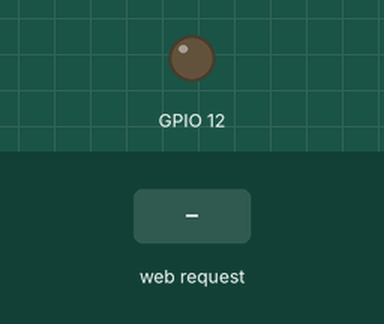
This sketch was run on a simulated ESP8266 (NodeMCU). Shown: output pins drawn as LEDs (lit = HIGH). Inputs (shaded band) come from the test bench. WiFi joins after 1.5 s; servers stay silent unless stated; a WiFi scan finds three made-up networks; what the sketch prints to the serial monitor is not drawn.

Above: at 2.8 s.
2.9 s: HTTP request GET /gpio/1 received
At 3.9 s:
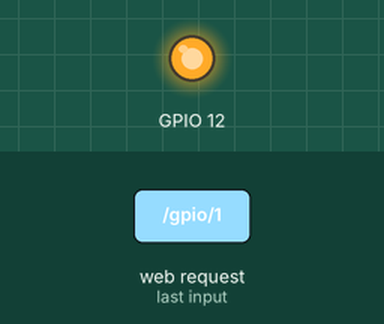
5.9 s: HTTP request GET /gpio/0 received
At 8.1 s:
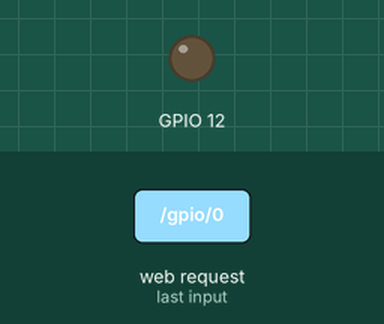
Timing chart, 0 to 9.6 s (numbered marks = the images above; inputs shaded):
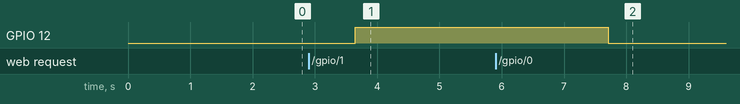

The sketch:

test_9_Nodemcu_wifi_Scan_server.ino
```cpp
#include <ESP8266WiFi.h>

const char* ssid = "lucky_home";
const char* password = "laxmish53";

// Create an instance of the server
// specify the port to listen on as an argument
WiFiServer server(80);

void setup() {
  Serial.begin(115200);
  delay(10);

  // prepare GPIO2
  pinMode(12, OUTPUT);
  digitalWrite(12, 0);
   // Set WiFi to station mode and disconnect from an AP if it was previously connected
  WiFi.mode(WIFI_STA);
  WiFi.disconnect();
  delay(100);

  Serial.println("Setup done");

  // Connect to WiFi network
  Serial.println();
  Serial.println();
  Serial.print("Connecting to ");
  Serial.println(ssid);

  WiFi.begin(ssid, password);

  while (WiFi.status() != WL_CONNECTED) {
    delay(500);
    Serial.print(".");
  }
  Serial.println("");
  Serial.println("WiFi connected");

  // Start the server
  server.begin();
  Serial.println("Server started");

  // Print the IP address
  Serial.println(WiFi.localIP());
}

void loop() {

   Serial.println("scan start");

  // WiFi.scanNetworks will return the number of networks found
  int n = WiFi.scanNetworks();
  Serial.println("scan done");
  if (n == 0)
    Serial.println("no networks found");
  else
  {
    Serial.print(n);
    Serial.println(" networks found");
    for (int i = 0; i < n; ++i)
    {
      // Print SSID and RSSI for each network found
      Serial.print(i + 1);
      Serial.print(": ");
      Serial.print(WiFi.SSID(i));
      Serial.print(" (");
      Serial.print(WiFi.RSSI(i));
      Serial.print(")");
      Serial.println((WiFi.encryptionType(i) == ENC_TYPE_NONE)?" ":"*");
      delay(10);
    }
  }
  // Check if a client has connected
  WiFiClient client = server.available();
  if (!client) {
    return;
  }

  // Wait until the client sends some data
  Serial.println("new client");
  while(!client.available()){
    delay(1);
  }

  // Read the first line of the request
  String req = client.readStringUntil('\r');
  Serial.println(req);
  client.flush();

  // Match the request
  int val;
  if (req.indexOf("/gpio/0") != -1)
    val = 0;
  else if (req.indexOf("/gpio/1") != -1)
    val = 1;
  else {
    Serial.println("invalid request");
    client.stop();
    return;
  }

  // Set GPIO2 according to the request
  digitalWrite(12, val);

  client.flush();

  // Prepare the response
  String s = "HTTP/1.1 200 OK\r\nContent-Type: text/html\r\n\r\n<!DOCTYPE HTML>\r\n<html>\r\nGPIO is now ";
  s += (val)?"high":"low";
  s += "</html>\n";

  // Send the response to the client
  client.print(s);
  delay(1);
  Serial.println("Client disonnected");

  // The client will actually be disconnected
  // when the function returns and 'client' object is detroyed
}
```

Measured:
- after the input at 2.9 s, GPIO 12: LOW → HIGH after 0.74 s
- after the input at 5.9 s, GPIO 12: HIGH → LOW after 1.8 s
